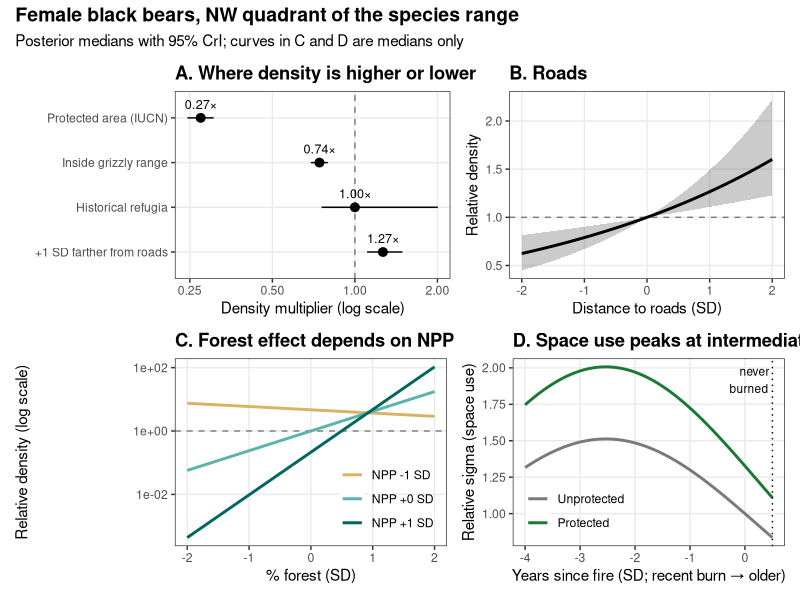
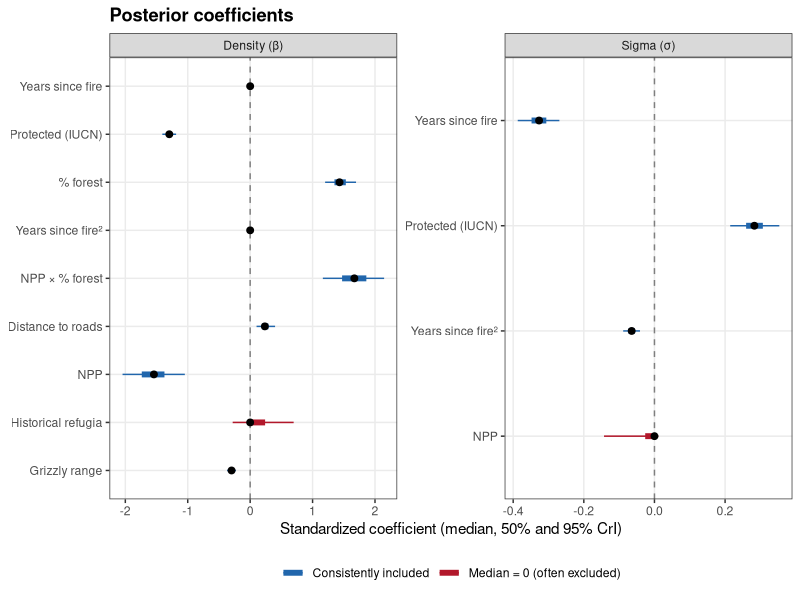

Write the R code that produced these figures, in order.
## Female black bear density & sigma (SCR, NW quadrant of species range)
## Figure 1 (main): effects on the density / sigma scale
## Figure S1 (supplement): posterior coefficients
library(ggplot2)
library(patchwork)

## ---- Settings to edit ----
forest_rng <- c(-2, 2)   # restrict to the observed range of % forest (model scale)
npp_levels <- c(-1, 0, 1) # NPP values (SD) for the forest x NPP lines
z_unburned <- 0.5        # standardized fire value of never-burned cells
fire_min   <- -4         # most recent burn, in SD units

## ---- Posterior quantiles: 2.5, 25, 50, 75, 97.5% ----
q <- rbind(
  c(-0.0009136,  0,         0,         0,         0.013332),  # zbeta[1] fire
  c(-1.4070036, -1.333323, -1.295326, -1.259453, -1.186216),  # zbeta[2] protected
  c( 1.2010558,  1.350420,  1.431731,  1.532498,  1.696142),  # zbeta[3] forest
  c( 0,          0,         0,         0,         0.015045),  # zbeta[4] fire^2
  c( 1.1645688,  1.472806,  1.669261,  1.861279,  2.146065),  # zbeta[5] NPP x forest
  c( 0.1024200,  0.186695,  0.235589,  0.291826,  0.399218),  # zbeta[6] roads
  c(-2.0445426, -1.736259, -1.541636, -1.373083, -1.046734),  # zbeta[7] NPP
  c(-0.2801733,  0,         0,         0.239519,  0.696856),  # zbeta[8] historical
  c(-0.3702942, -0.322245, -0.297890, -0.272554, -0.227533),  # zbeta[9] grizzlies
  c(-0.3871070, -0.347947, -0.326687, -0.306225, -0.269199),  # zsig[1] fire
  c(-0.0885072, -0.073246, -0.064500, -0.055953, -0.040951),  # zsig[2] fire^2
  c( 0.2144915,  0.259517,  0.282931,  0.306896,  0.353504),  # zsig[3] protected
  c(-0.1427947, -0.026176,  0,         0,         0.010977))  # zsig[4] NPP
colnames(q) <- c("lo", "q25", "med", "q75", "hi")

th  <- theme_bw(base_size = 11) +
  theme(panel.grid.minor = element_blank(), plot.title = element_text(face = "bold"))
pal <- c(Unprotected = "#7a7a7a", Protected = "#1b7837")   # panel D
npp_pal <- c("#d8b365", "#5ab4ac", "#01665e")              # panel C (low -> high NPP)

## =====================================================================
## Figure 1
## =====================================================================

## ---- A. Categorical contrasts (density multipliers) ----
mult <- data.frame(
  contrast = c("Protected area (IUCN)", "Inside grizzly range",
               "Historical refugia", "+1 SD farther from roads"),
  row = c(2, 9, 8, 6))
mult$est <- exp(q[mult$row, "med"])
mult$lo  <- exp(q[mult$row, "lo"])
mult$hi  <- exp(q[mult$row, "hi"])
mult$contrast <- factor(mult$contrast, levels = rev(mult$contrast))
pA <- ggplot(mult, aes(est, contrast)) +
  geom_vline(xintercept = 1, linetype = 2, colour = "grey50") +
  geom_pointrange(aes(xmin = lo, xmax = hi)) +
  geom_text(aes(label = sprintf("%.2f×", est)), vjust = -0.9, size = 3.2) +
  scale_x_log10(breaks = c(0.25, 0.5, 1, 2)) +
  labs(x = "Density multiplier (log scale)", y = NULL,
       title = "A. Where density is higher or lower") + th

## ---- B. Distance to roads ----
r <- data.frame(x = seq(-2, 2, length.out = 100))
r$est <- exp(q[6, "med"] * r$x)
r$lo  <- pmin(exp(q[6, "lo"] * r$x), exp(q[6, "hi"] * r$x))
r$hi  <- pmax(exp(q[6, "lo"] * r$x), exp(q[6, "hi"] * r$x))
pB <- ggplot(r, aes(x, est)) +
  geom_hline(yintercept = 1, linetype = 2, colour = "grey50") +
  geom_ribbon(aes(ymin = lo, ymax = hi), alpha = 0.25) +
  geom_line(linewidth = 1) +
  labs(x = "Distance to roads (SD)", y = "Relative density",
       title = "B. Roads") + th

## ---- C. Forest x NPP (conditional lines instead of a surface) ----
g <- expand.grid(forest = seq(forest_rng[1], forest_rng[2], length.out = 100),
                 npp = npp_levels)
g$relD <- exp(q[3, "med"] * g$forest + q[7, "med"] * g$npp +
              q[5, "med"] * g$forest * g$npp)
g$npp_lab <- factor(sprintf("NPP %+d SD", g$npp), levels = sprintf("NPP %+d SD", npp_levels))
pC <- ggplot(g, aes(forest, relD, colour = npp_lab)) +
  geom_hline(yintercept = 1, linetype = 2, colour = "grey50") +
  geom_line(linewidth = 1) +
  scale_y_log10() +
  scale_colour_manual(values = npp_pal) +
  labs(x = "% forest (SD)", y = "Relative density (log scale)", colour = NULL,
       title = "C. Forest effect depends on NPP") +
  th + theme(legend.position = c(0.98, 0.02), legend.justification = c(1, 0),
             legend.background = element_blank())

## ---- D. Sigma vs time since fire ----
s <- expand.grid(fire = seq(fire_min, z_unburned, length.out = 200),
                 prot = c("Unprotected", "Protected"))
s$relSig <- exp(q[10, "med"] * s$fire + q[11, "med"] * s$fire^2 +
                q[12, "med"] * (s$prot == "Protected"))
pD <- ggplot(s, aes(fire, relSig, colour = prot)) +
  geom_line(linewidth = 1) +
  geom_vline(xintercept = z_unburned, linetype = 3) +
  annotate("text", x = z_unburned, y = max(s$relSig), label = "never\nburned",
           hjust = 1.1, vjust = 1, size = 3) +
  scale_colour_manual(values = pal) +
  labs(x = "Years since fire (SD; recent burn → older)",
       y = "Relative sigma (space use)", colour = NULL,
       title = "D. Space use peaks at intermediate fire age") +
  th + theme(legend.position = c(0.02, 0.02), legend.justification = c(0, 0),
             legend.background = element_blank())

fig1 <- (pA | pB) / (pC | pD) +
  plot_annotation(
    title = "Female black bears, NW quadrant of the species range",
    subtitle = "Posterior medians with 95% CrI; curves in C and D are medians only",
    theme = theme(plot.title = element_text(face = "bold", size = 14)))
ggsave("blackbear_fig1_effects.png", fig1, width = 11, height = 8.5, dpi = 150)

## =====================================================================
## Figure S1: coefficients
## =====================================================================
post <- data.frame(
  term = c("Years since fire", "Protected (IUCN)", "% forest",
           "Years since fire²", "NPP × % forest", "Distance to roads",
           "NPP", "Historical refugia", "Grizzly range",
           "Years since fire", "Years since fire²", "Protected (IUCN)", "NPP"),
  part = rep(c("Density (β)", "Sigma (σ)"), c(9, 4)), q)
post$support <- ifelse(post$med == 0, "Median = 0 (often excluded)", "Consistently included")
post$term <- factor(post$term, levels = rev(unique(post$term)))
figS1 <- ggplot(post, aes(y = term, colour = support)) +
  geom_vline(xintercept = 0, linetype = 2, colour = "grey50") +
  geom_linerange(aes(xmin = lo, xmax = hi)) +
  geom_linerange(aes(xmin = q25, xmax = q75), linewidth = 2) +
  geom_point(aes(x = med), colour = "black", size = 2) +
  facet_wrap(~part, scales = "free") +
  scale_colour_manual(values = c("#2166ac", "#b2182b")) +
  labs(x = "Standardized coefficient (median, 50% and 95% CrI)", y = NULL,
       colour = NULL, title = "Posterior coefficients") +
  th + theme(legend.position = "bottom")
ggsave("blackbear_figS1_coefficients.png", figS1, width = 10, height = 5, dpi = 150)

## ---- With the MCMC samples (matrix `samples`) ----
# Inclusion probabilities (label Fig S1 with these instead of median == 0):
# colMeans(samples[, grep("^z(beta|sig)\\[", colnames(samples))] != 0)
# Credible bands for panel C (repeat for each NPP level):
# band <- sapply(f, function(x) quantile(exp(samples[,"zbeta[3]"]*x +
#   samples[,"zbeta[7]"]*n + samples[,"zbeta[5]"]*x*n), c(.025,.5,.975)))
# Same idea for panel D using zsig[1], zsig[2], zsig[3].
